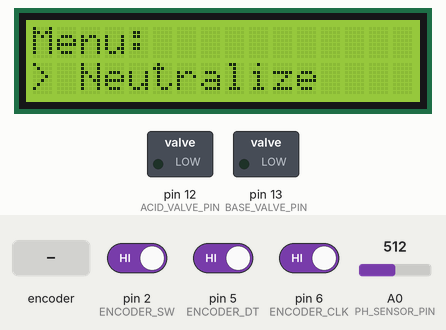
Bench run of a sketch on a simulated Arduino Uno, built with avr-gcc and run on an emulated ATmega328P. Parts: 16×2 character LCD, switched loads named in the sketch (green lamp = pin HIGH). Dashed ring = blinking. Inputs (shaded band) come from the test bench; at power-on: pin 2 (ENCODER_SW) HIGH, A0 (PH_SENSOR_PIN) = 512, pin 5 (ENCODER_DT) HIGH, pin 6 (ENCODER_CLK) HIGH. What the sketch prints to the serial monitor is not drawn.

Above: at 3.3 s.
3.4 s: pin 2 (ENCODER_SW) driven LOW
At 4.5 s:
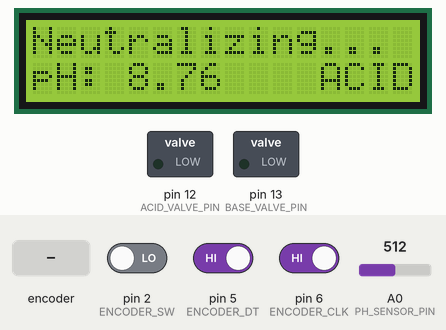
6.4 s: A0 (PH_SENSOR_PIN) set to 425
At 8.39 s:
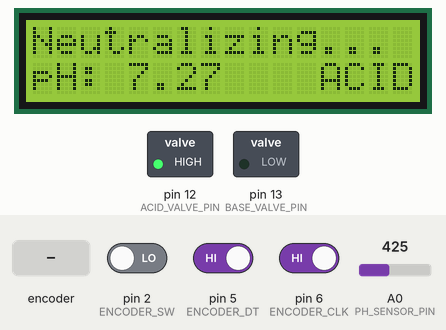
9.4 s: A0 (PH_SENSOR_PIN) set to 415
At 11.4 s:
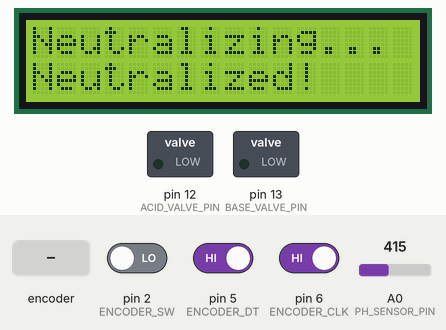
12.1 s: A0 (PH_SENSOR_PIN) set to 306
At 14.3 s:
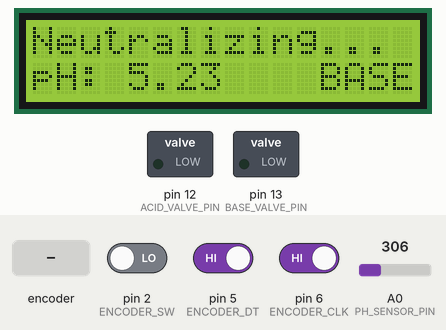
15.1 s: pin 2 (ENCODER_SW) driven HIGH
At 15.1 s:
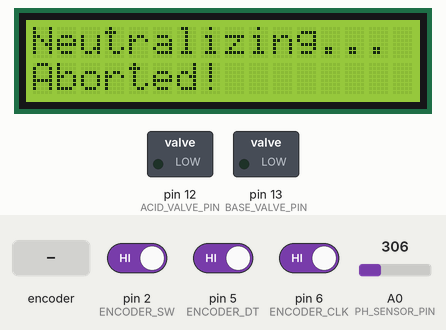
17.5 s: rotary encoder on pin 6 (ENCODER_CLK) / pin 5 (ENCODER_DT) turned 2 steps (second pin leading)
At 18.9 s:
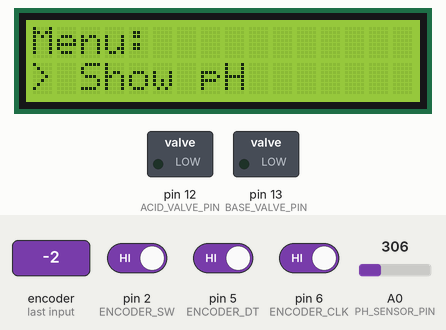
Timing chart, 0 to 20.4 s (numbered marks = the images above; inputs shaded):
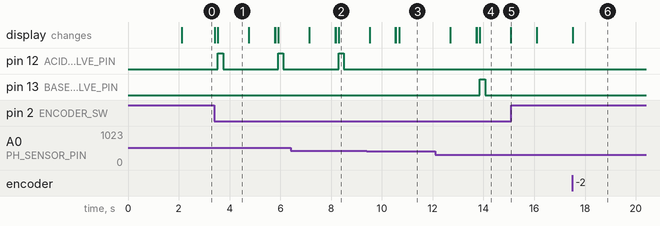

The sketch:

titrator_code.ino
```cpp
#include <Wire.h>
#include <LiquidCrystal_I2C.h>

// Pin definitions
#define ACID_VALVE_PIN 12
#define BASE_VALVE_PIN 13
#define PH_SENSOR_PIN A0

// Encoder as three separate buttons
#define ENCODER_CLK 6  // Use as UP button
#define ENCODER_DT 5   // Use as DOWN button
#define ENCODER_SW 2   // Use as SELECT button

// pH calibration values
#define PH_SAMPLES 10
#define NEUTRAL_PH 7.0

// LCD setup (address, columns, rows)
LiquidCrystal_I2C lcd(0x27, 16, 2);

// Button states
bool upPressed = false;
bool downPressed = false;
bool selectPressed = false;
unsigned long lastButtonPress = 0;
#define DEBOUNCE_TIME 300

// Menu states
enum MenuState {
  MENU_MAIN,
  MENU_SHOW_PH,
  MENU_NEUTRALIZE
};

MenuState currentState = MENU_MAIN;
int menuSelection = 0;

// Function prototypes
float readPH();
void neutralizeSolution();
void checkButtons();
void updateDisplay();

void setup() {
  // Initialize Serial for debugging
  Serial.begin(9600);
  Serial.println("Titrator starting...");

  // Initialize LCD
  lcd.init();
  lcd.backlight();

  // Initialize pins
  pinMode(ACID_VALVE_PIN, OUTPUT);
  pinMode(BASE_VALVE_PIN, OUTPUT);

  // Set up button pins with pull-up resistors
  pinMode(ENCODER_CLK, INPUT_PULLUP);  // UP
  pinMode(ENCODER_DT, INPUT_PULLUP);   // DOWN
  pinMode(ENCODER_SW, INPUT_PULLUP);   // SELECT

  // Ensure valves are closed initially
  digitalWrite(ACID_VALVE_PIN, LOW);
  digitalWrite(BASE_VALVE_PIN, LOW);

  // Display welcome message
  lcd.setCursor(0, 0);
  lcd.print("Titrator System");
  lcd.setCursor(0, 1);
  lcd.print("Starting...");
  delay(2000);

  // Show menu
  updateDisplay();
}

void loop() {
  checkButtons();

  if (currentState == MENU_SHOW_PH) {
    // Update pH reading every 500ms
    static unsigned long lastPHUpdate = 0;
    if (millis() - lastPHUpdate > 500) {
      float pH = readPH();
      lcd.setCursor(0, 1);
      lcd.print("pH: ");
      lcd.print(pH, 2);
      lcd.print("       ");
      lastPHUpdate = millis();
    }
  }
  else if (currentState == MENU_NEUTRALIZE) {
    neutralizeSolution();
    // Return to main menu after neutralization
    currentState = MENU_MAIN;
    updateDisplay();
  }
}

float readPH() {
  // Take multiple samples to improve accuracy
  int sum = 0;
  for (int i = 0; i < PH_SAMPLES; i++) {
    sum += analogRead(PH_SENSOR_PIN);
    delay(10);
  }
  int average = sum / PH_SAMPLES;

  // Convert analog reading to pH value
  float voltage = average * (5.0 / 1023.0);
  float phValue = 3.5 * voltage;

  Serial.print("pH: ");
  Serial.println(phValue, 2);

  return phValue;
}

void neutralizeSolution() {
  lcd.clear();
  lcd.setCursor(0, 0);
  lcd.print("Neutralizing...");

  float pH;
  bool neutralized = false;

  while (!neutralized) {
    pH = readPH();

    lcd.setCursor(0, 1);
    lcd.print("pH: ");
    lcd.print(pH, 2);
    lcd.print("       ");

    if (pH < NEUTRAL_PH - 0.1) {
      // Solution is acidic, add base
      lcd.setCursor(12, 1);
      lcd.print("BASE");
      digitalWrite(ACID_VALVE_PIN, LOW);
      digitalWrite(BASE_VALVE_PIN, HIGH);
      delay(200);  // Add base for 200ms
      digitalWrite(BASE_VALVE_PIN, LOW);
      delay(1000);  // Wait for mixing
    }
    else if (pH > NEUTRAL_PH + 0.1) {
      // Solution is basic, add acid
      lcd.setCursor(12, 1);
      lcd.print("ACID");
      digitalWrite(BASE_VALVE_PIN, LOW);
      digitalWrite(ACID_VALVE_PIN, HIGH);
      delay(200);  // Add acid for 200ms
      digitalWrite(ACID_VALVE_PIN, LOW);
      delay(1000);  // Wait for mixing
    }
    else {
      // Solution is neutral
      lcd.setCursor(0, 1);
      lcd.print("Neutralized!    ");
      neutralized = true;
      delay(2000);
    }

    // Check if select button is pressed to abort
    if (digitalRead(ENCODER_SW) == LOW && (millis() - lastButtonPress > DEBOUNCE_TIME)) {
      lastButtonPress = millis();
      digitalWrite(ACID_VALVE_PIN, LOW);
      digitalWrite(BASE_VALVE_PIN, LOW);
      lcd.setCursor(0, 1);
      lcd.print("Aborted!        ");
      delay(1000);
      neutralized = true;
    }
  }

  // Ensure valves are closed
  digitalWrite(ACID_VALVE_PIN, LOW);
  digitalWrite(BASE_VALVE_PIN, LOW);
}

void checkButtons() {
  // Check UP button (CLK)
  if (digitalRead(ENCODER_CLK) == LOW && (millis() - lastButtonPress > DEBOUNCE_TIME)) {
    lastButtonPress = millis();

    if (currentState == MENU_MAIN) {
      menuSelection = 0;  // Set to "Neutralize"
      updateDisplay();
    }

  }

  // Check DOWN button (DT)
  if (digitalRead(ENCODER_DT) == LOW && (millis() - lastButtonPress > DEBOUNCE_TIME)) {
    lastButtonPress = millis();
    if (currentState == MENU_MAIN) {
      menuSelection = 1;  // Set to "Show pH"
      updateDisplay();
    }
  }

  // Check SELECT button (SW)
  if (digitalRead(ENCODER_SW) == LOW && (millis() - lastButtonPress > DEBOUNCE_TIME)) {
      lastButtonPress = millis();

      if (currentState == MENU_MAIN) {
        // Handle menu selection
        if (menuSelection == 0) {
          currentState = MENU_NEUTRALIZE;
        } else {
          currentState = MENU_SHOW_PH;
        }
        updateDisplay();
      }
      else if (currentState == MENU_SHOW_PH) {
        // Return to main menu
        currentState = MENU_MAIN;
        updateDisplay();
      }

  }
}

void updateDisplay() {
  lcd.clear();

  switch (currentState) {
    case MENU_MAIN:
      lcd.setCursor(0, 0);
      lcd.print("Menu:");
      lcd.setCursor(0, 1);
      if (menuSelection == 0) {
        lcd.print("> Neutralize");
      } else {
        lcd.print("> Show pH");
      }
      break;

    case MENU_SHOW_PH:
      lcd.setCursor(0, 0);
      lcd.print("pH Measurement");
      // pH value will be updated in loop()
      break;

    case MENU_NEUTRALIZE:
      // Display will be handled in neutralizeSolution()
      break;
  }
}
```

Measured:
- the behaviour switches between 416 and 415 on A0 (PH_SENSOR_PIN) (found by bisection; images 2 and 3)
- after the input at 3.4 s, pin 12 (ACID_VALVE_PIN): alternates HIGH for 0.20 s and LOW for 2.2 s, starting after 0.14 s; the display: first changes at once (image 1 shows a later state)
- after the input at 9.4 s, pin 12 (ACID_VALVE_PIN): stays LOW (without the input it goes to HIGH after 1.3 s); the display: first differs from a run without the input after 1.3 s (image 3)
- after the input at 12.1 s, pin 13 (BASE_VALVE_PIN): LOW → HIGH after 1.8 s, → LOW 0.20 s later; the display: first differs from a run without the input after 1.8 s (image 4)
- after the input at 15.1 s, pin 13 (BASE_VALVE_PIN): stays LOW (without the input it goes to HIGH after 1.1 s)
- after the input at 17.5 s, the display: changes at once (image 6)
- what the display in image 1 shows lasts 1.3 s, from 3.5 s to 4.8 s
